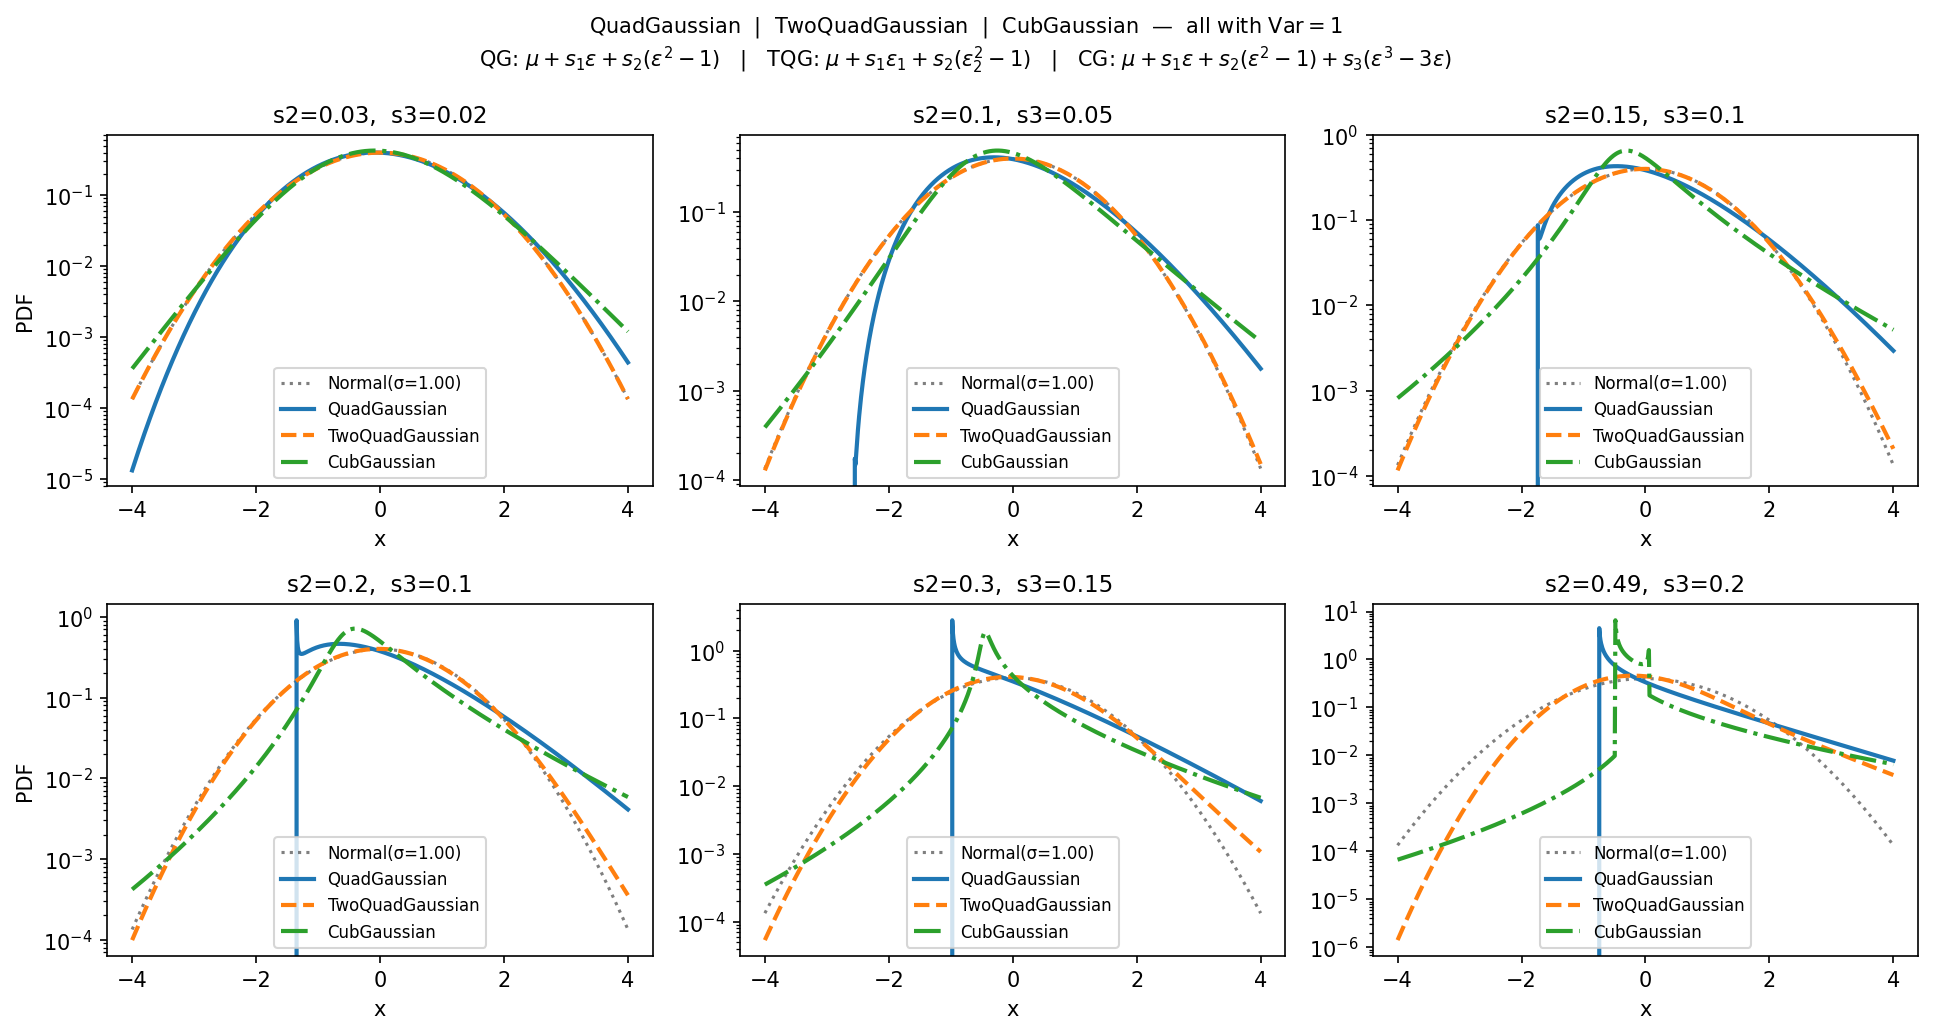

Reproduce this figure in Python.
#!/usr/bin/env python
# coding: utf-8

import numpy as np
from jax import numpy as jnp, random as jr, lax, config as jconfig
from jax.scipy.special import logsumexp
from jax.scipy.stats import norm
from numpyro.distributions import Distribution, constraints
from numpyro.distributions.util import validate_sample, promote_shapes
jconfig.update("jax_enable_x64", True)

_TWO_PI = 2.0 * np.pi
 
 
def _cbrt(x):
    return jnp.sign(x) * jnp.abs(x) ** (1.0 / 3.0)
 
 
class CubGaussian(Distribution):
    """Single-field cubic-in-Gaussian noise, built from (probabilists') Hermite
    polynomials so each term is mean-zero and orthogonal under the N(0,1) measure:
 
        obs = loc + scale1 * He1(eps) + scale2 * He2(eps) + scale3 * He3(eps)
            = loc + scale1*eps + scale2*(eps**2 - 1) + scale3*(eps**3 - 3*eps),
        eps ~ N(0, 1).
 
    The He_n are the normal-ordered (Wick-ordered) powers :eps^n:; in the LSS bias
    literature this same subtraction is the renormalized operator, e.g. the
    renormalized cubic [delta^3] = delta^3 - 3*sigma^2*delta (here sigma^2 = 1).
 
    Why He3 and not a bare eps**3: bare eps**3 overlaps the linear term,
    <eps**3 * eps> = 3, so it would inject a cross-term into the variance
    (Var would gain 6*scale1*scale3 + extra) and be degenerate with scale1.
    Subtracting 3*eps (= using He3) removes that overlap, leaving the clean
 
        E[obs]   = loc
        Var[obs] = scale1**2 + 2*scale2**2 + 6*scale3**2
        E[(obs-loc)**3] = 2*scale2*(3*scale1**2 + 4*scale2**2
                                    + 18*scale1*scale3 + 54*scale3**2)
 
    Orthogonality only decouples the *variance* (the L2(Gaussian) inner product);
    higher cumulants still mix the coefficients, which is physical.
 
    Support is all of R whenever scale3 != 0 (a cubic is surjective). The map
    eps -> obs is a bijection only when it is monotone
    (scale3 > 0 and scale2**2 <= 3*scale3*(scale1 - 3*scale3)); outside that
    regime the cubic folds, the density is a sum over 1 or 3 real preimages, and
    has integrable singularities at the fold values (far in the tails when scale3
    is a small perturbative correction). Reduces exactly to QuadGaussian as
    scale3 -> 0, and to Normal(loc, scale1) as scale2, scale3 -> 0.
 
    Sign gauge: eps -> -eps maps (scale1, scale3) -> (-scale1, -scale3) with the
    same distribution; fixing scale1 > 0 removes it.
    """
 
    arg_constraints = {"loc": constraints.real,
                       "scale1": constraints.positive,
                       "scale2": constraints.real,
                       "scale3": constraints.real}
    support = constraints.real
    reparametrized_params = ["loc", "scale1", "scale2", "scale3"]
 
    def __init__(self, loc=0.0, scale1=1.0, scale2=0.0, scale3=0.0, *,
                 tol=1e-8, validate_args=None):
        self.loc, self.scale1, self.scale2, self.scale3 = promote_shapes(
            loc, scale1, scale2, scale3)
        bs = lax.broadcast_shapes(jnp.shape(loc), jnp.shape(scale1),
                                  jnp.shape(scale2), jnp.shape(scale3))
        self.tol = tol
        super().__init__(batch_shape=bs, validate_args=validate_args)
 
    # ---- the cubic g(eps) and its derivative (obs = loc + g(eps)) -----------
    def _g(self, e):
        a, b, c = self.scale1, self.scale2, self.scale3
        return c * e ** 3 + b * e ** 2 + (a - 3 * c) * e - b
 
    def _gp(self, e):
        a, b, c = self.scale1, self.scale2, self.scale3
        return 3 * c * e ** 2 + 2 * b * e + (a - 3 * c)
 
    def _implicit(self, r_formula, Y):
        # value = the (stopped) Cardano root; gradient = implicit-function theorem,
        # which avoids the arccos/cbrt branch-point gradient pathologies.
        r = lax.stop_gradient(r_formula)
        h = self._g(r) - Y
        hp = self._gp(r)
        hp = jnp.where(jnp.abs(hp) < 1e-12, jnp.where(hp >= 0, 1e-12, -1e-12), hp)
        return r - h / hp
 
    def _roots(self, value):
        a, b, c = self.scale1, self.scale2, self.scale3
        Y = value - self.loc
        c_safe = jnp.where(jnp.abs(c) < self.tol, 1.0, c)
        p2, p1, p0 = b / c_safe, (a - 3 * c) / c_safe, -(b + Y) / c_safe
        shift = p2 / 3.0
        P = p1 - p2 ** 2 / 3.0
        Q = 2 * p2 ** 3 / 27.0 - p2 * p1 / 3.0 + p0
        Delta = Q ** 2 / 4.0 + P ** 3 / 27.0
        three = Delta < 0                                   # 3 real roots
        # trig branch (P < 0 guaranteed when three)
        P_neg = jnp.where(three, P, -1.0)
        m = 2.0 * jnp.sqrt(-P_neg / 3.0)
        arg = jnp.where(three, jnp.clip((3 * Q) / (P_neg * m),
                                        -1.0 + 1e-9, 1.0 - 1e-9), 0.0)
        th = jnp.arccos(arg) / 3.0
        et0 = m * jnp.cos(th) - shift
        et1 = m * jnp.cos(th - _TWO_PI / 3.0) - shift
        et2 = m * jnp.cos(th - 2.0 * _TWO_PI / 3.0) - shift
        # radical branch (guarded so cbrt never sees the bad input when three)
        Dpos = jnp.where(three, 1.0, Delta)
        sq = jnp.sqrt(jnp.where(Dpos > 0, Dpos, 0.0))
        ua = jnp.where(three, 1.0, -Q / 2 + sq)
        va = jnp.where(three, 1.0, -Q / 2 - sq)
        er = jnp.where(three, 0.0, _cbrt(ua) + _cbrt(va) - shift)
        e0 = jnp.where(three, et0, er)
        e1 = jnp.where(three, et1, er)        # = single root when not 'three'
        e2 = jnp.where(three, et2, er)
        e0 = self._implicit(e0, Y)
        e1 = self._implicit(e1, Y)
        e2 = self._implicit(e2, Y)
        return e0, e1, e2, three
 
    def _quad_logpdf(self, value):
        # scale3 ~ 0 fallback: this is QuadGaussian (and Normal when scale2 ~ 0).
        a, b = self.scale1, self.scale2
        Y = value - self.loc
        D = a ** 2 + 4 * b * (b + Y)
        Ds = jnp.where(D > 0, D, 1.0)
        sq = jnp.sqrt(Ds)
        b_s = jnp.where(jnp.abs(b) < 1e-12, 1.0, b)
        ep, em = (-a + sq) / (2 * b_s), (-a - sq) / (2 * b_s)
        quad = jnp.where(D > 0,
                         -0.5 * jnp.log(_TWO_PI) - 0.5 * jnp.log(Ds)
                         + logsumexp(jnp.stack([-0.5 * ep ** 2, -0.5 * em ** 2], 0), 0),
                         -jnp.inf)
        gauss = -0.5 * jnp.log(_TWO_PI) - jnp.log(jnp.abs(a)) - 0.5 * (Y / a) ** 2
        return jnp.where(jnp.abs(b) < 1e-8, gauss, quad)
 
    @validate_sample
    def log_prob(self, value):
        c = self.scale3
        e0, e1, e2, three = self._roots(value)
 
        def term(e, valid):
            lp = (-0.5 * jnp.log(_TWO_PI) - 0.5 * e ** 2
                  - jnp.log(jnp.abs(self._gp(e)) + 1e-30))
            return jnp.where(valid, lp, -jnp.inf)
 
        cubic = logsumexp(jnp.stack([term(e0, True),
                                     term(e1, three),
                                     term(e2, three)], 0), axis=0)
        return jnp.where(jnp.abs(c) < self.tol, self._quad_logpdf(value), cubic)
 
    def log_cdf(self, value):
        a, b, c = self.scale1, self.scale2, self.scale3
        Y = value - self.loc
        e0, e1, e2, _ = self._roots(value)
        r = jnp.sort(jnp.stack([e0, e1, e2], 0), axis=0)
        r0, r1, r2 = r[0], r[1], r[2]
        Phi = norm.cdf
        # P(g(eps) <= Y); the 3-root interval formula collapses to the 1-root
        # case automatically since coincident roots make the extra terms cancel.
        cdf_pos = Phi(r0) + Phi(r2) - Phi(r1)
        cdf_neg = Phi(r1) - Phi(r0) + 1.0 - Phi(r2)
        cdf_cub = jnp.clip(jnp.where(c > 0, cdf_pos, cdf_neg), 1e-300, 1.0)
        # scale3 ~ 0 fallback (QuadGaussian / Normal CDF)
        D = a ** 2 + 4 * b * (b + Y)
        Ds = jnp.where(D > 0, D, 1.0)
        sq = jnp.sqrt(Ds)
        b_s = jnp.where(jnp.abs(b) < 1e-12, 1.0, b)
        ep, em = (-a + sq) / (2 * b_s), (-a - sq) / (2 * b_s)
        hi, lo = jnp.maximum(ep, em), jnp.minimum(ep, em)
        cdf_pos2 = jnp.where(D > 0, jnp.clip(Phi(hi) - Phi(lo), 0.0, 1.0), 0.0)
        cdf_neg2 = jnp.where(D > 0, jnp.clip(Phi(lo) + 1.0 - Phi(hi), 0.0, 1.0), 1.0)
        cdf_quad = jnp.where(b > 0, cdf_pos2, cdf_neg2)
        cdf_qb = jnp.where(jnp.abs(b) < 1e-8, Phi(Y / a), cdf_quad)
        cdf = jnp.where(jnp.abs(c) < self.tol, cdf_qb, cdf_cub)
        return jnp.log(jnp.clip(cdf, 1e-300, 1.0))
 
    def cdf(self, value):
        return jnp.exp(self.log_cdf(value))
 
    def sample(self, key, sample_shape=()):
        eps = jr.normal(key, sample_shape + self.batch_shape)
        return (self.loc + self.scale1 * eps + self.scale2 * (eps ** 2 - 1.0)
                + self.scale3 * (eps ** 3 - 3.0 * eps))
 
    @property
    def mean(self):
        return jnp.broadcast_to(self.loc, self.batch_shape)
 
    @property
    def variance(self):
        return jnp.broadcast_to(
            self.scale1 ** 2 + 2 * self.scale2 ** 2 + 6 * self.scale3 ** 2,
            self.batch_shape)
 


import matplotlib.pyplot as plt

from montecosmo.utils import QuadGaussian, TwoQuadGaussian

loc = 0.0
std = 1.0   # fix total std for all distributions

# (scale2, scale3): scale1 is derived to keep Var[obs] = std^2 for each model.
#   QG / TQG : scale1 = sqrt(std^2 - 2*s2^2)
#   CubGaussian: scale1 = sqrt(std^2 - 2*s2^2 - 6*s3^2)
configs = [
    (0.03, 0.02),
    (0.1,  0.05),
    (0.15, 0.1),
    (0.2,  0.1),
    (0.3,  0.15),
    (0.49, 0.2),
]

fig, axes = plt.subplots(2, 3, figsize=(13, 7))

for ax, (s2, s3) in zip(axes.flat, configs):
    s1    = float(jnp.sqrt(std**2 - 2.0*s2**2))
    s1_cg = float(jnp.sqrt(std**2 - 2.0*s2**2 - 6.0*s3**2))

    qg  = QuadGaussian(loc=loc, scale1=s1,    scale2=s2)
    tqg = TwoQuadGaussian(loc=loc, scale1=s1, scale2=s2)
    cg  = CubGaussian(loc=loc, scale1=s1_cg,  scale2=s2, scale3=s3)

    x = jnp.linspace(loc - 4.0*std, loc + 4.0*std, 800)

    ax.plot(x, norm.pdf(x, loc, std),       'k:', lw=1.5, alpha=0.5, label=f'Normal(σ={std:.2f})')
    ax.plot(x, jnp.exp(qg.log_prob(x)),     lw=2,          label='QuadGaussian')
    ax.plot(x, jnp.exp(tqg.log_prob(x)),    lw=2, ls='--',  label='TwoQuadGaussian')
    ax.plot(x, jnp.exp(cg.log_prob(x)),     lw=2, ls='-.',  label='CubGaussian')

    ax.set_title(f's2={s2},  s3={s3}', fontsize=11)
    ax.set_xlabel('x')
    ax.set_yscale('log')
    ax.legend(fontsize=8)

for ax in axes[:, 0]:
    ax.set_ylabel('PDF')

plt.suptitle(
    r'QuadGaussian  |  TwoQuadGaussian  |  CubGaussian  —  all with $\mathrm{Var}=1$' '\n'
    r'QG: $\mu + s_1\varepsilon + s_2(\varepsilon^2-1)$'
    r'   |   TQG: $\mu + s_1\varepsilon_1 + s_2(\varepsilon_2^2-1)$'
    r'   |   CG: $\mu + s_1\varepsilon + s_2(\varepsilon^2-1) + s_3(\varepsilon^3-3\varepsilon)$',
    fontsize=10,
)
plt.tight_layout()
plt.savefig('plot_gxy_stoch.png', dpi=150, bbox_inches='tight')
plt.show()
